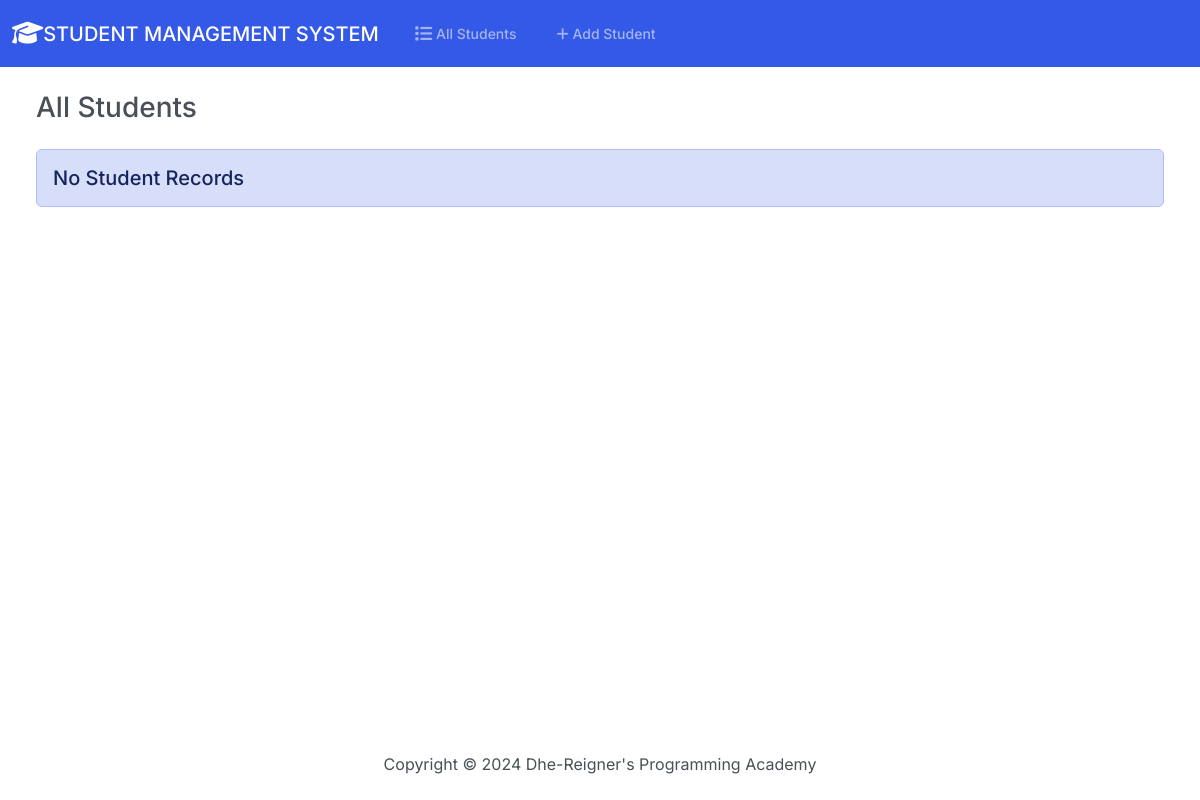
/, run on an earlier commit of the app's database.
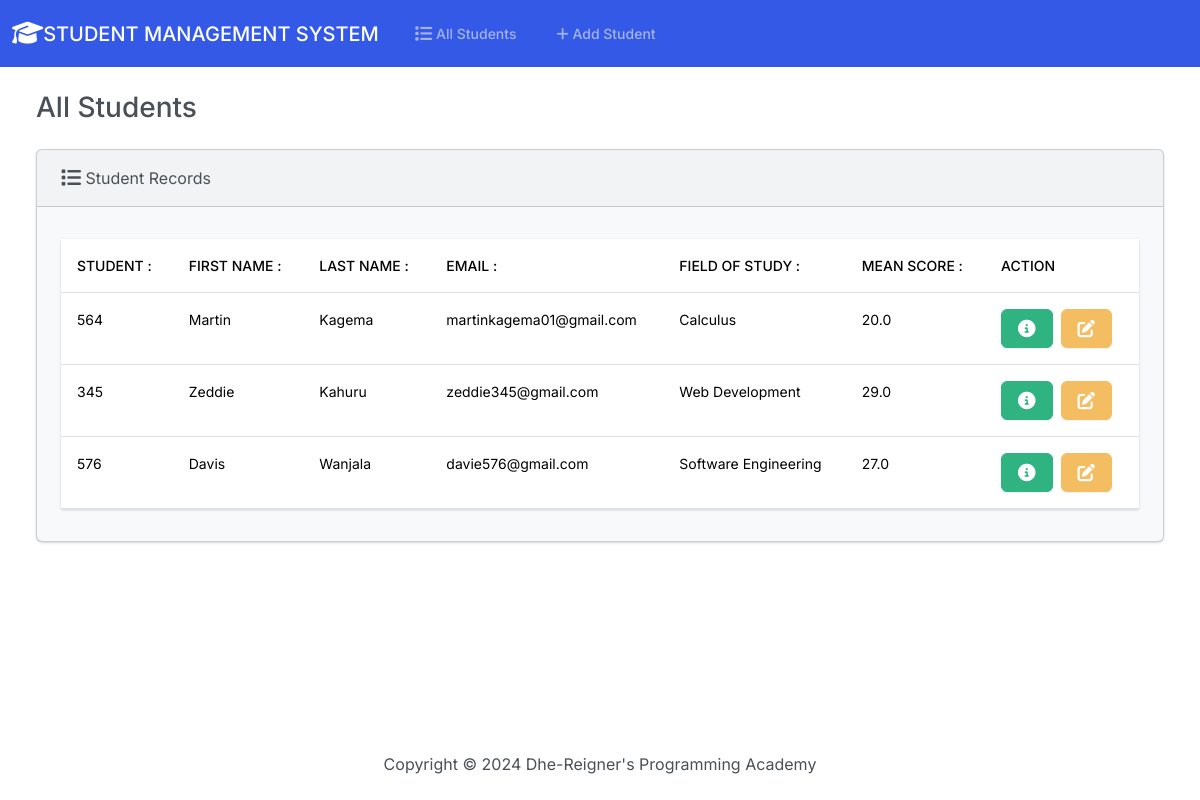
And on a later commit of the database.
### ManagementApp/models.py (models this page shows, shortened)
class Student(models.Model):
    student_number = models.PositiveIntegerField()
    first_name = models.CharField(max_length=50)
    last_name = models.CharField(max_length=50)
    email = models.EmailField(max_length=100)
    field_of_study = models.CharField(max_length=50)
    mean_score = models.FloatField()

### ManagementApp/views.py (the view)
# urls.py: path('', views.home,name='index'),
def home(request):
    return render(request, 'students/index.html',{
        'students':Student.objects.all()
    })

### ManagementApp/templates/students/index.html (shortened to what this page needs)
{% extends 'students/base.html' %}
{% load static %}
{% block content %}
    <h3 class="m-4">All Students</h3>
    <div class="row">
      <div class="col-12">
      {% if students %}
      <div class="card bg-light ms-4 me-4 mb-4">
        <div class="card-header">
          <i class="fa-solid fa-list fa-lg"></i> Student Records
        </div>
        <div class="card-body">
          <p class="card-text">
            <table class="table table-hover">
              <thead>
                <tr>
                  <th scope="col">Student :</th>
                  <th scope="col">First Name :</th>
                  <th scope="col">Last Name :</th>
                  <th scope="col">Email :</th>
                  <th scope="col">Field of Study :</th>
                  <th scope="col">Mean Score :</th>
                  <th scope="col">Action </th>
                </tr>
              </thead>
              <tbody>
                {% for student in students %}
                <tr>
                  <td>{{ student.student_number }}</td>
                  <td>{{ student.first_name }}</td>
                  <td>{{ student.last_name }}</td>
                  <td>{{ student.email }}</td>
                  <td>{{ student.field_of_study }}</td>
                  <td>{{ student.mean_score }}</td>
                  <td>
                    <button type="button" class="btn btn-success me-1" href="{% url 'view_student' student.id %}" data-bs-toggle="modal" data-bs-target="#myModal{{student.id}}">
                    </button>
                    <a class="btn btn-warning me-1" href="{% url 'edit' student.id %}">
                    </a>
                  </td>
                </tr>
                {% endfor %}
              </tbody>
            </table>
          </p>
        </div>
      </div>
      {% else %}
      <h5 class="alert alert-primary ms-4 me-4">No Student Records</h5>
      {% endif %}
      </div>
    </div>
{% endblock content %}

What changed in the data, as far as the page shows it:
added Student: student_number "564", first_name "Martin", last_name "Kagema", email "martinkagema01@gmail.com", field_of_study "Calculus", mean_score "20.0"
added Student: student_number "345", first_name "Zeddie", last_name "Kahuru", email "zeddie345@gmail.com", field_of_study "Web Development", mean_score "29.0"
added Student: student_number "576", first_name "Davis", last_name "Wanjala", email "davie576@gmail.com", field_of_study "Software Engineering", mean_score "27.0"
Also different on the page:
text no longer shown: "No Student Records"
text now shown: "Student Records STUDENT : FIRST NAME : LAST NAME : EMAIL : FIELD OF STUDY : MEAN SCORE : ACTION"
